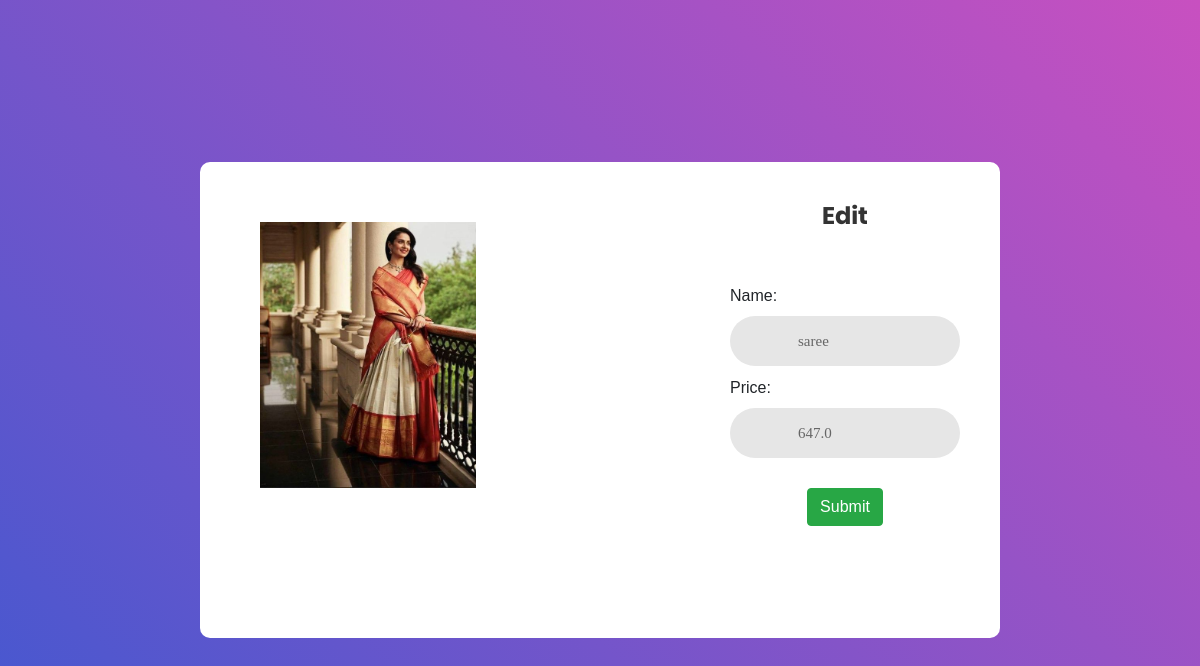
/editp/2, run on the app's committed database.
### myapp/models.py (models this page shows, shortened)
class product(models.Model):
         name=models.CharField(max_length=100,null=False,blank=False)
         price=models.FloatField(null=False,blank=False)
         image=models.FileField(upload_to="Media",null=True,blank=True)
         categories=models.ForeignKey(categories,on_delete=models.CASCADE)
         status=models.BooleanField(default=False,help_text="0=default,1=Hidden")

### myapp/views.py (the view)
# urls.py: path('editp/<int:id>',views.edit_product,name="myapp_edit_prod"),
def edit_product(request,id):
    if request.method == 'POST':
        name1=request.POST['name']
        price=request.POST['price']
        data=product.objects.filter(id=id)
        data.update(name=name1,price=price)
        return redirect(admin_prod)
    else:
        x=product.objects.get(id=id)
        return render(request,'myapp/edit_prod.html',{'edit':x})

### myapp/templates/myapp/edit_prod.html (shortened to what this page needs)
{% load static %}
<!DOCTYPE html>
<html lang="en">
<head>
	<link rel="stylesheet" type="text/css" href="{% static 'log/vendor/bootstrap/css/bootstrap.min.css' %}">
	<link rel="stylesheet" type="text/css" href="{% static 'log/fonts/font-awesome-4.7.0/css/font-awesome.min.css' %}">
	<link rel="stylesheet" type="text/css" href="{% static 'log/vendor/animate/animate.css' %}">
	<link rel="stylesheet" type="text/css" href="{% static 'log/vendor/css-hamburgers/hamburgers.min.css' %}">
	<link rel="stylesheet" type="text/css" href="{% static 'log/vendor/select2/select2.min.css' %}">
	<link rel="stylesheet" type="text/css" href="{% static 'log/css/util.css' %}">
	<link rel="stylesheet" type="text/css" href="{% static 'log/css/main.css' %}">
</head>
<body>
	<div class="limiter" >
		<div class="container-login100">
			<div class="wrap-login100" style="padding: 10px; width: 800px;">
				<div style="padding: 50px;" class="login100-pic js-tilt" data-tilt>
					<img src="/media/{{edit.image}}" alt="IMG">
				</div>
				<form style="padding: 30px;" class="login100-form validate-form" method="post">
					<span class="login100-form-title">
						Edit
					</span>
                    <div class="wrap-input100 validate-input">
                        <label for="name">Name:</label>
						<input class="input100" type="text" name="name" value="{{edit.name}}">
					</div>
					<div class="wrap-input100 validate-input">
						<label for="price">Price:</label>
						<input class="input100" type="number" name="price" value="{{edit.price}}">
					</div>
					<div class="container-login100-form-btn">
                        <input class="btn btn-success" type="submit" value="Submit">
					</div><br><br><br>
				</form>
			</div>
		</div>
	</div>
</body>
</html>

### myapp/static/log/css/main.css (style rules this page uses)
* { margin: 0px; padding: 0px; box-sizing: border-box; }
body, html { height: 100%; font-family: Poppins-Regular, sans-serif; }
input { outline: none; border: none; }
.limiter { width: 100%; margin: 0 auto; }
.container-login100 { width: 100%; min-height: 100vh; display: -webkit-box; display: -webkit-flex; display: -moz-box; display: -ms-flexbox; display: flex; flex-wrap: wrap; justify-content: center; align-items: center; padding: 15px; background: #9053c7; background: -webkit-linear-gradient(-135deg, #c850c0, #4158d0); background: -o-linear-gradient(-135deg, #c850c0, #4158d0); background: -moz-linear-gradient(-135deg, #c850c0, #4158d0); background: linear-gradient(-135deg, #c850c0, #4158d0); }
.wrap-login100 { width: 960px; background: #fff; border-radius: 10px; overflow: hidden; display: -webkit-box; display: -webkit-flex; display: -moz-box; display: -ms-flexbox; display: flex; flex-wrap: wrap; justify-content: space-between; padding: 177px 130px 33px 95px; }
.login100-pic { width: 316px; }
.login100-pic img { max-width: 100%; }
.login100-form { width: 290px; }
.login100-form-title { font-family: Poppins-Bold; font-size: 24px; color: #333333; line-height: 1.2; text-align: center; width: 100%; display: block; padding-bottom: 54px; }
.wrap-input100 { position: relative; width: 100%; z-index: 1; margin-bottom: 10px; }
.input100 { font-family: Poppins-Medium; font-size: 15px; line-height: 1.5; color: #666666; display: block; width: 100%; background: #e6e6e6; height: 50px; border-radius: 25px; padding: 0 30px 0 68px; }
.container-login100-form-btn { width: 100%; display: -webkit-box; display: -webkit-flex; display: -moz-box; display: -ms-flexbox; display: flex; flex-wrap: wrap; justify-content: center; padding-top: 20px; }
.validate-input { position: relative; }

### data on the page
product: image (picture), name "saree", price "647.0"
